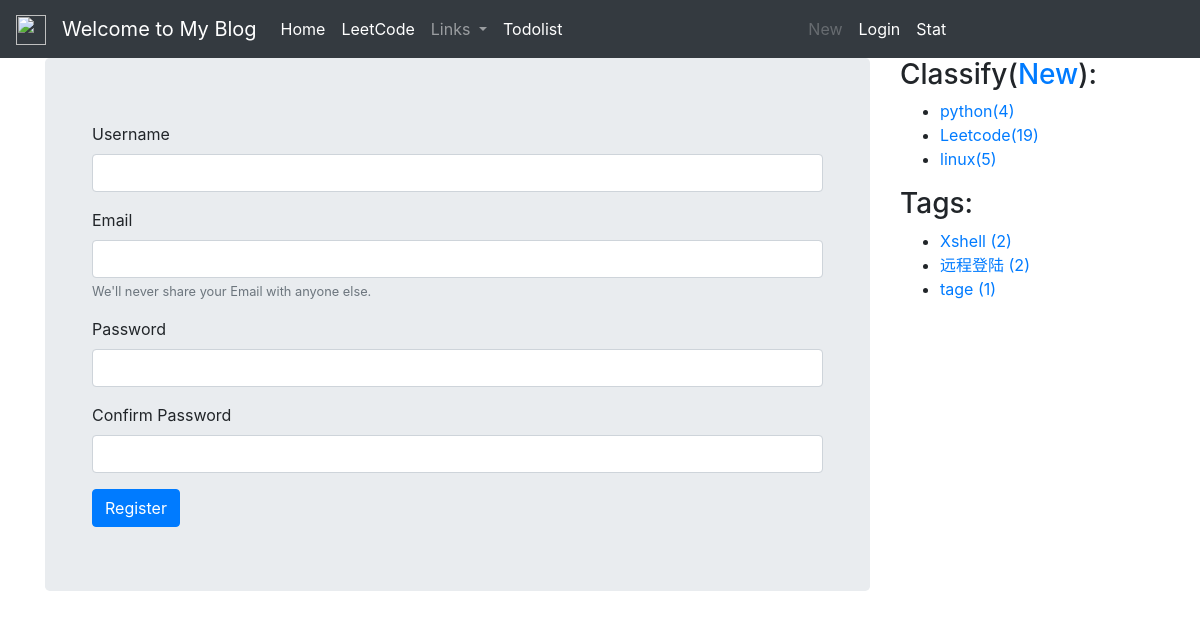
The app's page /user/register/ with its own data.
### blog/models.py (models this page shows, shortened)
class BlogClassify(models.Model):
    title = models.CharField(max_length=100, blank=True)
    created = models.DateTimeField(default=timezone.now)

class Tag(models.Model):
    name = models.CharField(max_length=100)

### user/views.py (the view)
# urls.py: path('register/',views.user_register,name='register'),
def user_register(request):
    if request.method == 'POST':
        user_register_form = UserRegisterForm(data=request.POST)
        if user_register_form.is_valid():
            new_user = user_register_form.save(commit=False)
            new_user.set_password(user_register_form.cleaned_data['password'])
            new_user.save()
            login(request, new_user)
            return redirect("blog:blog_list")
        else:
            return HttpResponse("注册表单输入有误。请重新输入~")
    elif request.method == 'GET':
        user_register_form = UserRegisterForm()
        context = {'form': user_register_form}
        return render(request, 'user/register.html', context)
    else:
        return HttpResponse("请使用GET或POST请求数据")

### user/forms.py (shortened to what this page needs)
class UserRegisterForm(forms.ModelForm):
    password = forms.CharField()
    password2 = forms.CharField()
    class Meta:
        model = User
        fields = ('username', 'email')

### blog/templatetags/blog_extras.py (called while the page is built)
@register.inclusion_tag('blog/inclusions/_classify.html',takes_context=True)
def show_classify(context):
    classify_list = BlogClassify.objects.annotate(num_posts=Count('blog')).filter(num_posts__gt=0)
    return {
        'classify_list': classify_list,
    }

@register.inclusion_tag('blog/inclusions/_tags.html', takes_context=True)
def show_tags(context):
    tag_list = Tag.objects.annotate(num_posts=Count('blog')).filter(num_posts__gt=0)
    return {
        'tag_list': tag_list,
    }

### templates/user/register.html (shortened to what this page needs)
{% extends "base.html" %}
{% load staticfiles %}
{% block content %}
<div>
    <div class="jumbotron">
        <div class="container">
            <form method="post" action=".">
                <div class="form-group">
                    <label for="username">Username</label>
                    <input type="text" class="form-control" id="username" name="username" required>
                </div>
                <div class="form-group">
                    <label for="email">Email</label>
                    <input type="text" class="form-control" id="email" name="email">
                    <small id="" class="form-text text-muted">We'll never share your Email with anyone else.</small>
                </div>
                <div class="form-group">
                    <label for="password">Password</label>
                    <input type="password" class="form-control" id="password" name="password" required>
                </div>
                <div class="form-group ">
                    <label for="password2">Confirm Password</label>
                    <input type="password" class="form-control" id="password2" name="password2" required>
                </div>
                <button type="submit" class="btn btn-primary">Register</button>
            </form>
        </div>
    </div>
</div>
{% endblock content %}

### templates/blog/inclusions/_classify.html
<div class="">
  <h3 class="">Classify(<a href="{% url 'blog:classify_add' %}">New</a>):</h3>
  <ul>
    {% for classify in classify_list %}
    {% if classify.title == 'Leetcode' %}
    <li>
        <a href="{% url 'blog:blog_list_leetcode' %}?classify={{ classify.id }}">{{ classify.title }}<span class="post-count">({{ classify.num_posts }})</span></a>
      </li>
    {% else %}
      <li>
        <a href="{% url 'blog:blog_list' %}?classify={{ classify.id }}">{{ classify.title }}<span class="post-count">({{ classify.num_posts }})</span></a>
      </li>
    {% endif %}
    {% empty %}
      暂无分类！
    {% endfor %}
  </ul>
</div>

### templates/blog/inclusions/_tags.html
<div class="widget widget-tag-cloud">
  <h3 class="widget-title">Tags:</h3>
  <ul>
    {% for tag in tag_list %}
      <li>
        <a href="{% url 'blog:blog_list' %}?tag={{ tag.id }}">{{ tag.name }} <span class="post-count">({{ tag.num_posts }})</span></a>
      </li>
    {% empty %}
      暂无标签！
    {% endfor %}
  </ul>
</div>

### records on screen
BlogClassify: title "python", num_posts "4"
BlogClassify: title "Leetcode", num_posts "19"
BlogClassify: title "linux", num_posts "5"
Tag: name "Xshell", num_posts "2"
Tag: name "远程登陆", num_posts "2"
Tag: name "tage", num_posts "1"
